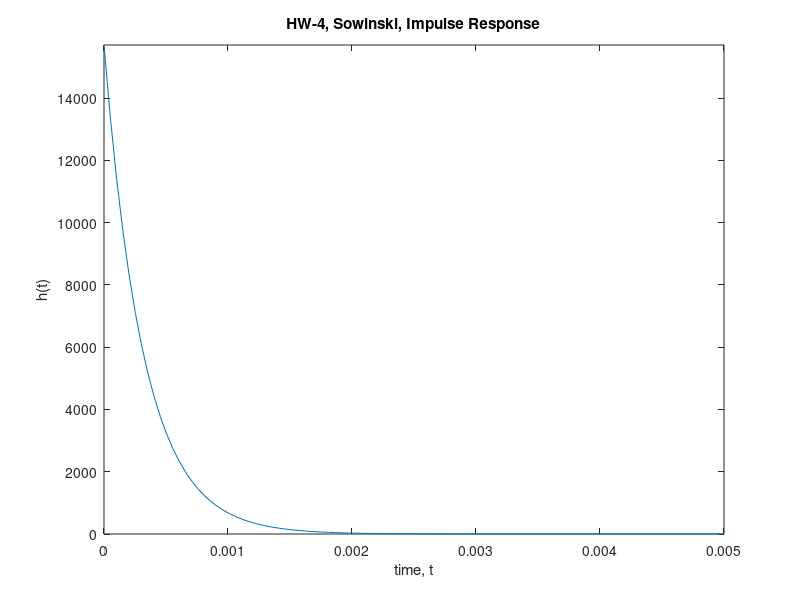
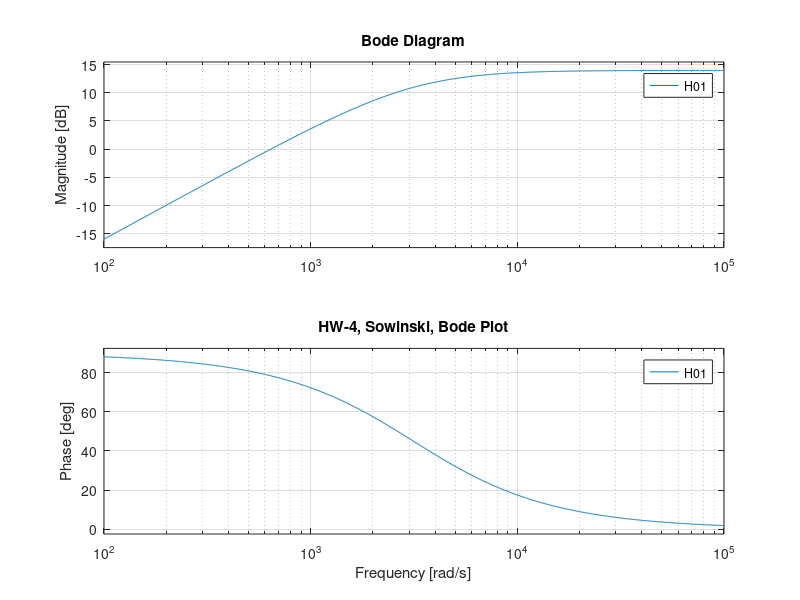

Write MATLAB code to recreate these figures, in order.
% Casimir Sowinski
% ECE-312, HW-4, #2
% 02/22/2015
%% Impulse Response 
x_max = 50E-4;   
N = 100;                                         
x = linspace(0, x_max, N); 
y_1 = 5000*pi*exp(-1000*pi.*x);
clc;
figure(1);
plot(x, y_1);
title({'HW-4, Sowinski, Impulse Response'});
ylabel('h(t)');
xlabel('time, t');
xlim([x(1) x(end)]);
ylim([0 max(y_1)]);

%% Bode Plots
% H(s) = 5(s)/(s+1000pi)
% H(s) = (5s)/(s+1000pi)

H01 = tf([5 0],[1 1000*pi]);
figure(2);bode(H01);
title('HW-4, Sowinski, Bode Plot');













